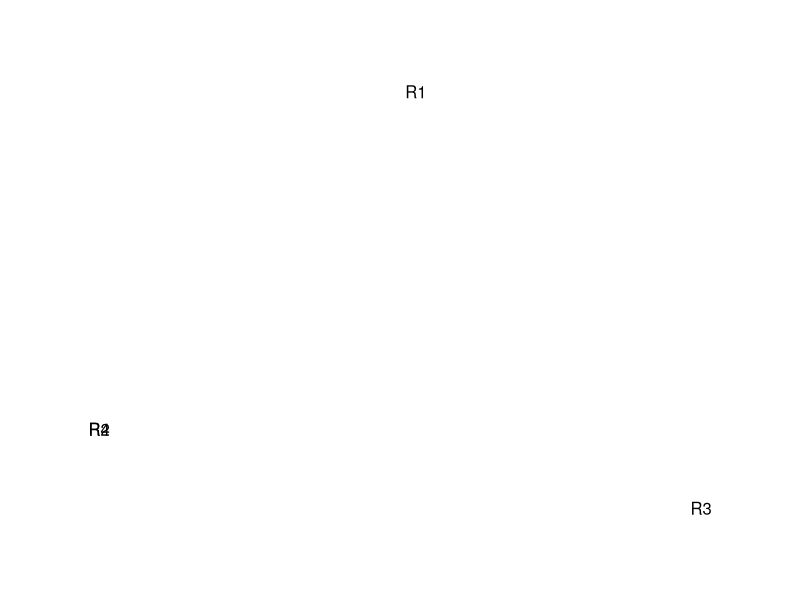

Recreate this plot in R.
# Classical MDS

levels <- c('11','10','21','20')
respondents <- c('R1','R2','R3','R4')
R1 <- c(1.5,2,2,2)
R2 <- c(3,3,3,3)
R3 <-c(2, 1.5, 2.5,1.5)
R4 <- c(3,3.5,2.5,3.5)

Respondent.data <- data.frame(R1,R2,R3,R4)
mds1 <- cmdscale(dist(Respondent.data))
rot1<-matrix(1:4,nrow=2, ncol=2)
theta1=0
rot1[1,1]<-cos(theta1)
rot1[1,2]<-sin(theta1)
rot1[2,1]<- sin(theta1)
rot1[2,2]<- cos(theta1)
ref1<-matrix(1:4,nrow=2, ncol=2)
ref1[1,1]<-  1
ref1[1,2]<-  0
ref1[2,1]<- 0
ref1[2,2]<- 1
mds1a <- t(rot1 %*% t(mds1))
par(mai=c(.75,.75,.75,.75))
plot(mds1a, type = 'n', axes = FALSE, xlab = '', ylab = '')
text(mds1a[, 1], mds1a[, 2], respondents)
